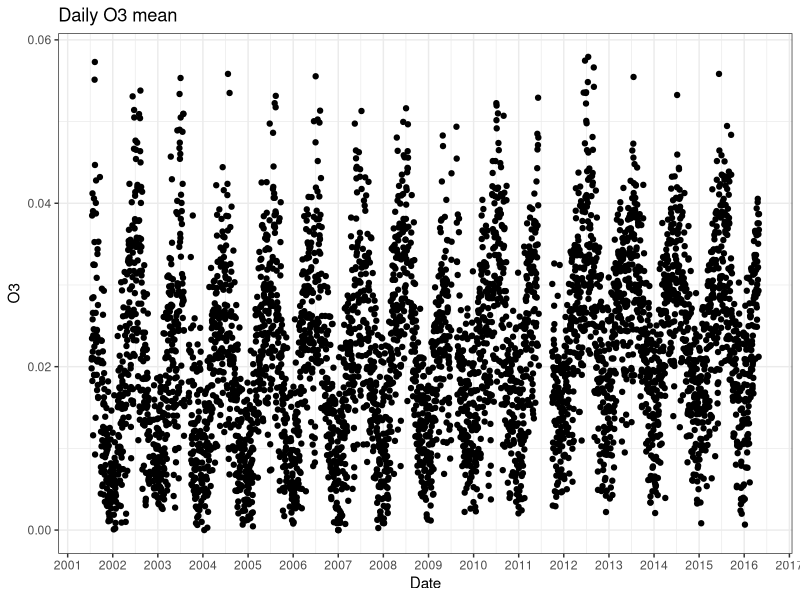
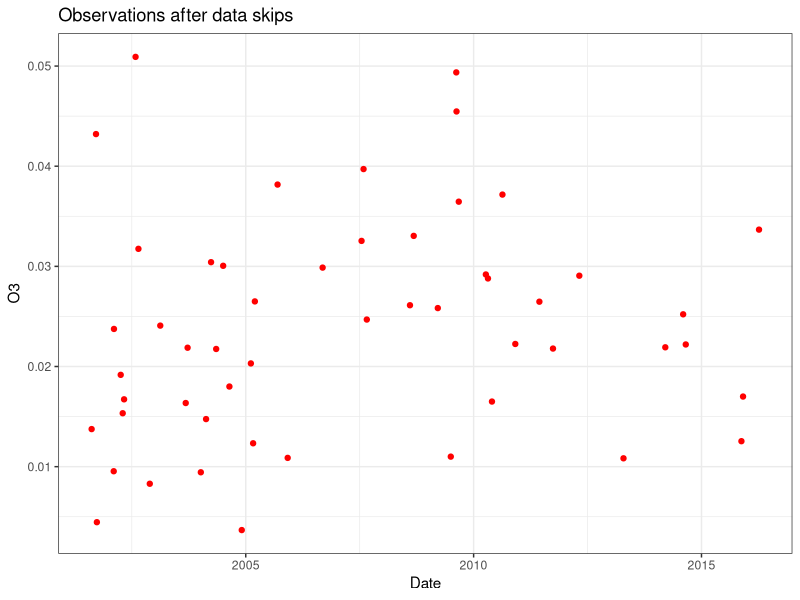
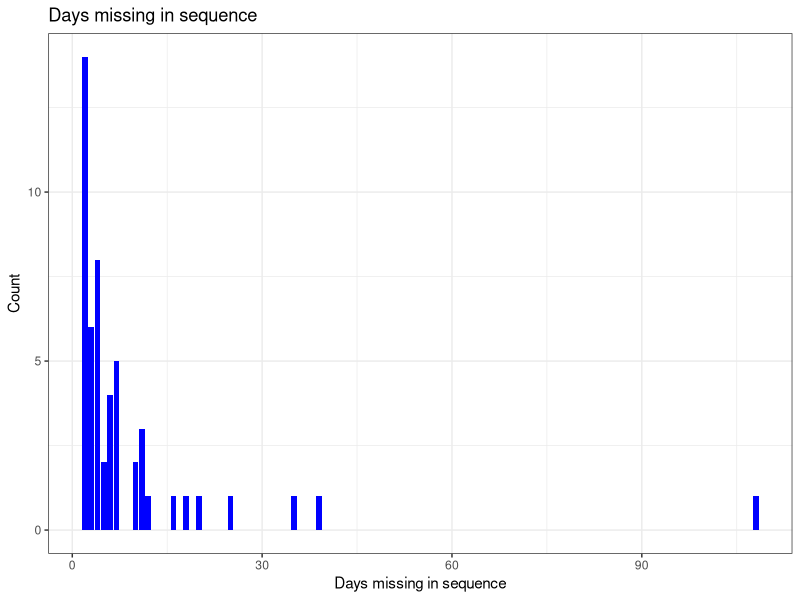

These figures' R source, in order: (Note: this script raises an error after producing the figures.)
library(ggplot2)
library(dplyr)
library(VIM)
library(zoo)
data <- read.csv("NY.csv")
data <- data %>% select(Date.Local, O3.Mean) %>% mutate(Date.Local = as.Date(Date.Local))
str(data)
ggplot(data = data) +
  geom_point(aes(x = Date.Local, y = O3.Mean)) +
  scale_x_date(date_breaks = "1 years", date_labels = "%Y", name = "Date") +
  scale_y_continuous(name = "O3") +
  ggtitle("Daily O3 mean") + 
  theme_bw()

print(min(data$Date.Local))
print(max(data$Date.Local))
#About 15 years of data

#check if there is missing data
dateJumps <- data$Date.Local - lag(data$Date.Local, n = 1)
dateJumps[is.na(dateJumps)] <- FALSE
sum(dateJumps > 1)
#There is 15 date jumps
print(as.double(sum(dateJumps[dateJumps > 1]))/length(data$Date.Local))
#Around 9.5% of the data is missing

ggplot(data = data[dateJumps > 1, ]) + 
  geom_point(aes( x = Date.Local, y = O3.Mean), colour = 'red') +
  scale_x_date(name = "Date") + 
  scale_y_continuous(name = "O3") +
  ggtitle("Observations after data skips") +
  theme_bw()

skips <- dateJumps[dateJumps > 1]
ggplot(data = as.data.frame(skips)) +
  geom_bar(aes(skips), fill = "blue") +
  scale_y_continuous(name = "Count") +
  scale_x_continuous(name = "Days missing in sequence") +
  ggtitle("Days missing in sequence") +
  theme_bw()

#Can't see a pattern in skips
#A Comparison of Various Imputation Methods for Missing
#Values in Air Quality Data
dataNaN <- data.frame(Date.Local = seq(from = min(data$Date.Local), to = max(data$Date.Local), by = 1))
dataNaN <- as.data.frame(merge(data, dataNaN, all.y = TRUE))
imputedData <- kNN(dataNaN$O3.Mean, variable = c("O3.Mean"))
